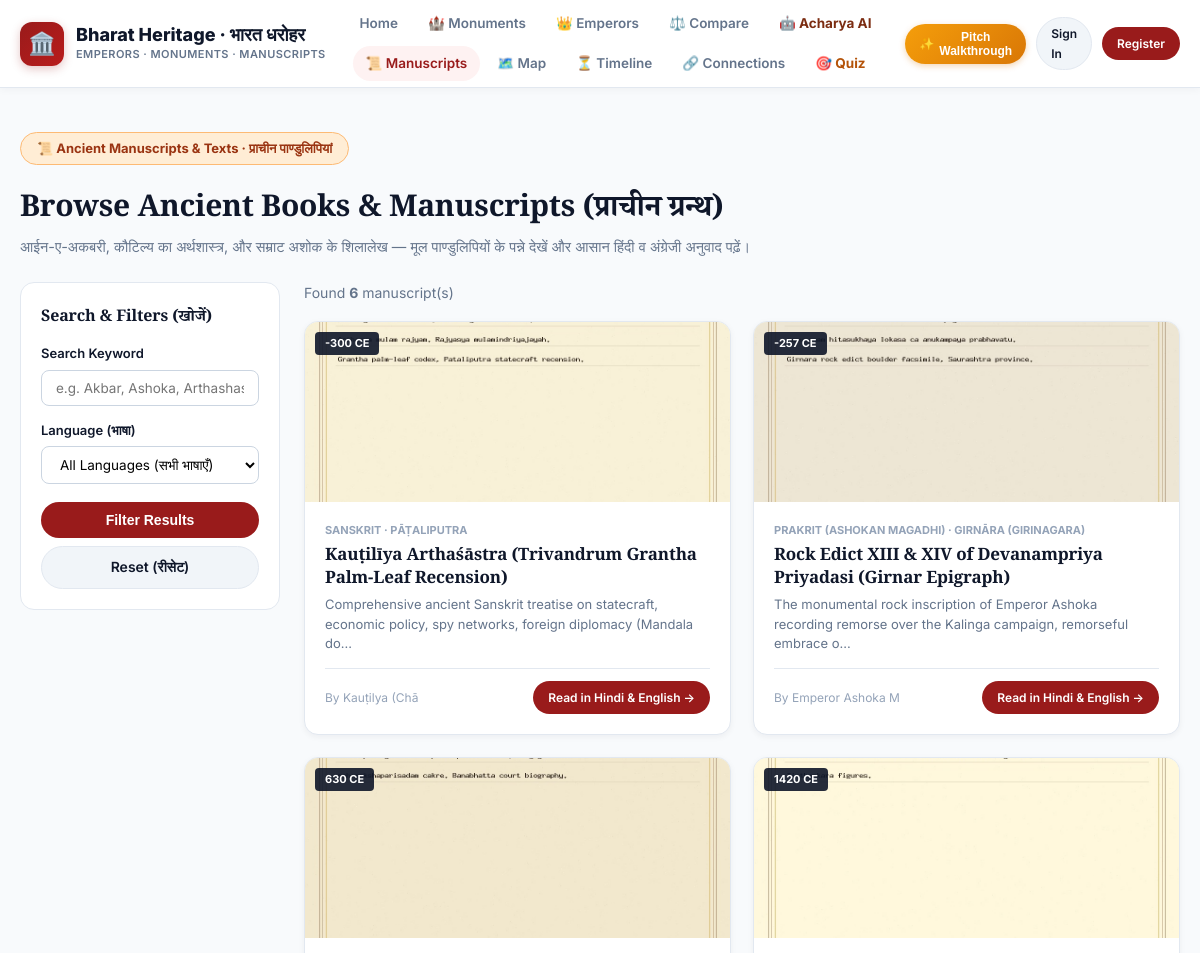
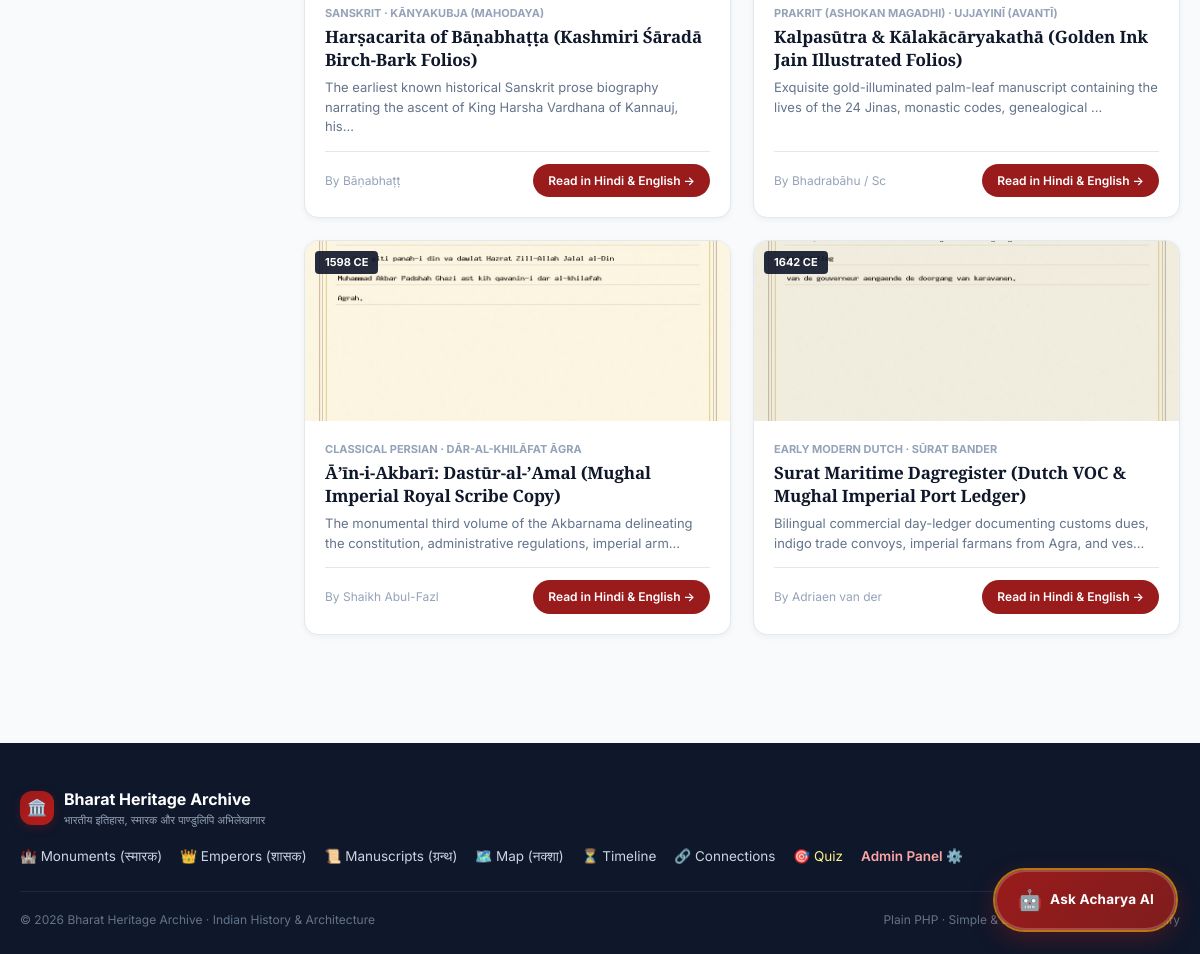
Screenshot of /search.php with the database file from the repository (2 pictures, top to bottom).
### tables this page shows
CREATE TABLE IF NOT EXISTS `manuscripts` (
  `id` INT UNSIGNED AUTO_INCREMENT PRIMARY KEY,
  `title` VARCHAR(255) NOT NULL,
  `author` VARCHAR(200) NULL DEFAULT 'Unknown / Anonymous',
  `language_id` INT UNSIGNED NOT NULL,
  `script` VARCHAR(100) NOT NULL,
  `era_start` INT NOT NULL,  
  `era_end` INT NULL,
  `origin_place_id` INT UNSIGNED NULL,
  `source_repository` VARCHAR(255) NOT NULL,
  `call_number` VARCHAR(100) NULL,
  `license` VARCHAR(100) NOT NULL DEFAULT 'Public Domain (Creative Commons Zero)',
  `access_level` ENUM('public', 'restricted', 'private') NOT NULL DEFAULT 'public',
  `status` ENUM('draft', 'processing', 'archived', 'published') NOT NULL DEFAULT 'published',
  `uploaded_by` INT UNSIGNED NULL,
  `thumbnail` VARCHAR(255) NULL,
  `summary` TEXT NULL,
  `created_at` DATETIME NOT NULL DEFAULT CURRENT_TIMESTAMP,
  `updated_at` DATETIME NOT NULL DEFAULT CURRENT_TIMESTAMP ON UPDATE CURRENT_TIMESTAMP,
  FULLTEXT KEY `ft_manuscript_search` (`title`, `author`, `summary`),
  INDEX `idx_era` (`era_start`, `era_end`),
  INDEX `idx_access` (`access_level`, `status`),
  CONSTRAINT `fk_manuscripts_lang` FOREIGN KEY (`language_id`) REFERENCES `languages` (`id`) ON DELETE RESTRICT,
  CONSTRAINT `fk_manuscripts_place` FOREIGN KEY (`origin_place_id`) REFERENCES `places` (`id`) ON DELETE SET NULL,
  CONSTRAINT `fk_manuscripts_user` FOREIGN KEY (`uploaded_by`) REFERENCES `users` (`id`) ON DELETE SET NULL
);

CREATE TABLE IF NOT EXISTS `languages` (
  `id` INT UNSIGNED AUTO_INCREMENT PRIMARY KEY,
  `name` VARCHAR(80) NOT NULL,
  `script` VARCHAR(80) NOT NULL,
  `iso_code` VARCHAR(10) NOT NULL,
  `direction` ENUM('ltr', 'rtl') NOT NULL DEFAULT 'ltr'
);

CREATE TABLE IF NOT EXISTS `places` (
  `id` INT UNSIGNED AUTO_INCREMENT PRIMARY KEY,
  `ancient_name` VARCHAR(150) NOT NULL,
  `modern_name` VARCHAR(150) NOT NULL,
  `lat` DECIMAL(10, 7) NOT NULL,
  `lng` DECIMAL(10, 7) NOT NULL,
  `region` VARCHAR(150) NULL,
  `country` VARCHAR(100) NOT NULL DEFAULT 'India',
  `notes` TEXT NULL,
  `created_at` DATETIME NOT NULL DEFAULT CURRENT_TIMESTAMP,
  INDEX `idx_places_coords` (`lat`, `lng`),
  INDEX `idx_places_names` (`ancient_name`, `modern_name`)
);

### public/search.php (the view, shortened to what this page needs)
<?php
$db = getDB();
$q = trim($_GET['q'] ?? '');
$sql = "SELECT m.*, l.name as language_name, p.ancient_name as place_ancient
        FROM manuscripts m
        JOIN languages l ON m.language_id = l.id
        LEFT JOIN places p ON m.origin_place_id = p.id
        WHERE m.status = 'published'";
$params = [];
$sql .= " ORDER BY m.era_start ASC";
$stmt = $db->prepare($sql);
$stmt->execute($params);
$manuscripts = $stmt->fetchAll();
require_once __DIR__ . '/header.php';
?>
<div style="margin-bottom: 24px;">
    <div class="hero-pill">
        📜 Ancient Manuscripts & Texts · प्राचीन पाण्डुलिपियां
    </div>
    <h1 style="font-size: 30px; color: var(--text-main); margin-bottom: 6px;">Browse Ancient Books & Manuscripts (प्राचीन ग्रन्थ)</h1>
    <p style="color: var(--text-muted); font-size: 14.5px;">
        आईन-ए-अकबरी, कौटिल्य का अर्थशास्त्र, और सम्राट अशोक के शिलालेख — मूल पाण्डुलिपियों के पन्ने देखें और आसान हिंदी व अंग्रेजी अनुवाद पढ़ें।
    </p>
</div>
<div style="display: grid; grid-template-columns: 260px 1fr; gap: 24px; align-items: start;">
    <aside style="background: var(--bg-surface); border: 1px solid var(--border-light); border-radius: var(--radius-md); padding: 20px; box-shadow: var(--shadow-xs);">
        <form action="/search.php" method="GET">
            <h3 style="font-size: 16px; margin-bottom: 14px;">Search & Filters (खोजें)</h3>
            <div class="form-group" style="margin-bottom: 14px;">
                <label class="form-label">Search Keyword</label>
                <input type="text" name="q" class="form-control" value="<?= htmlspecialchars($q) ?>" placeholder="e.g. Akbar, Ashoka, Arthashastra...">
            </div>
            <div class="form-group" style="margin-bottom: 18px;">
                <label class="form-label">Language (भाषा)</label>
                <select name="lang" class="form-control">
                    <option value="">All Languages (सभी भाषाएँ)</option>
                </select>
            </div>
            <button type="submit" class="btn btn-primary" style="width: 100%; margin-bottom: 8px;">Filter Results</button>
            <a href="/search.php" class="btn btn-secondary" style="width: 100%;">Reset (रीसेट)</a>
        </form>
    </aside>
    <main>
        <div style="font-size: 14px; color: var(--text-muted); margin-bottom: 16px;">
            Found <strong><?= count($manuscripts) ?></strong> manuscript(s)
        </div>
        <?php if (empty($manuscripts)): ?>
            <div style="background: var(--bg-surface); padding: 40px; text-align: center; border-radius: var(--radius-md); border: 1px solid var(--border-light);">
                <p style="color: var(--text-muted); font-size: 15px;">No documents match your query.</p>
                <a href="/search.php" class="btn btn-secondary btn-sm" style="margin-top: 10px;">Reset Search</a>
            </div>
        <?php else: ?>
            <div class="clean-grid">
                <?php foreach ($manuscripts as $m): ?>
                    <div class="clean-manuscript-card">
                        <div class="clean-card-img" style="height: 180px; background-image: url('<?= htmlspecialchars($m['thumbnail'] ?: '/assets/img/manuscript-ashoka.jpg') ?>');">
                            <span class="clean-card-pill"><?= $m['era_start'] ? $m['era_start'] . ' CE' : '' ?></span>
                        </div>
                        <div class="clean-card-body">
                            <div style="font-size: 11px; text-transform: uppercase; color: var(--text-faint); font-weight: 700; margin-bottom: 4px;">
                                <?= htmlspecialchars($m['language_name']) ?> · <?= htmlspecialchars($m['place_ancient'] ?? 'India') ?>
                            </div>
                            <h3 class="clean-card-title" style="font-size: 17px;">
                                <a href="/manuscript.php?id=<?= $m['id'] ?>"><?= htmlspecialchars($m['title']) ?></a>
                            </h3>
                            <p class="clean-card-desc" style="font-size: 13px; line-height: 1.5; color: var(--text-muted); margin-bottom: 14px;">
                                <?= htmlspecialchars(substr($m['summary'] ?? '', 0, 115)) ?>...
                            </p>
                            <div class="clean-card-footer">
                                <span style="font-size: 12px;">By <?= htmlspecialchars(substr($m['author'], 0, 16)) ?></span>
                                <a href="/manuscript.php?id=<?= $m['id'] ?>" class="btn btn-primary btn-sm">Read in Hindi & English →</a>
                            </div>
                        </div>
                    </div>
                <?php endforeach; ?>
            </div>
        <?php endif; ?>
    </main>
</div>
<?php require_once __DIR__ . '/footer.php'; ?>

### public/assets/css/style.css (style rules this page uses)
:root { --font-serif: 'Cinzel', 'Noto Serif Devanagari', 'Georgia', serif; --font-sans: 'Inter', -apple-system, BlinkMacSystemFont, 'Segoe UI', Roboto, sans-serif; --font-indic: 'Noto Sans Devanagari', 'Inter', sans-serif; --bg-page: #f8fafc; --bg-surface: #ffffff; --bg-surface-alt: #f1f5f9; --border-light: #e2e8f0; --border-hover: #cbd5e1; --text-main: #0f172a; --text-body: #334155; --text-muted: #64748b; --text-faint: #94a3b8; --primary: #991b1b; --primary-hover: #7f1d1d; --primary-light: #fef2f2; --accent-gold: #b45309; --accent-gold-light: #fffbeb; --radius-sm: 8px; --radius-md: 14px; --radius-lg: 20px; --radius-full: 9999px; --shadow-sm: 0 2px 6px rgba(15, 23, 42, 0.05); --shadow-md: 0 8px 24px rgba(15, 23, 42, 0.08); --shadow-lg: 0 16px 40px rgba(15, 23, 42, 0.12); --max-width: 1240px; }
*, *::before, *::after { box-sizing: border-box; margin: 0; padding: 0; }
body { font-family: var(--font-sans); background-color: var(--bg-page); color: var(--text-body); line-height: 1.6; -webkit-font-smoothing: antialiased; min-height: 100vh; display: flex; flex-direction: column; }
h1, h2, h3, h4, .brand-title { font-family: var(--font-serif); font-weight: 700; color: var(--text-main); letter-spacing: -0.01em; }
a { color: var(--primary); text-decoration: none; transition: all 0.15s ease; }
.btn { display: inline-flex; align-items: center; justify-content: center; gap: 6px; font-size: 14px; font-weight: 600; padding: 9px 18px; border-radius: var(--radius-full); border: 1px solid transparent; cursor: pointer; transition: all 0.15s ease; text-decoration: none; }
.btn-primary { background: var(--primary); color: #ffffff !important; }
.btn-secondary { background: var(--bg-surface-alt); color: var(--text-main); border-color: var(--border-light); }
.btn-sm { font-size: 12px; padding: 6px 14px; }
.hero-pill { display: inline-flex; align-items: center; gap: 6px; background: #ffedd5; color: #9a3412; font-size: 13px; font-weight: 700; padding: 5px 16px; border-radius: var(--radius-full); border: 1px solid #fdba74; margin-bottom: 16px; }
.clean-grid { display: grid; grid-template-columns: repeat(auto-fill, minmax(280px, 1fr)); gap: 22px; margin-bottom: 44px; }
.clean-manuscript-card { background: var(--bg-surface); border: 1px solid var(--border-light); border-radius: var(--radius-md); overflow: hidden; box-shadow: var(--shadow-sm); display: flex; flex-direction: column; transition: all 0.2s ease; }
.clean-card-img { height: 180px; background-size: cover; background-position: center; position: relative; background-color: #f1f5f9; }
.clean-card-pill { position: absolute; top: 10px; left: 10px; background: rgba(15, 23, 42, 0.9); color: #ffffff; padding: 3px 10px; font-size: 11px; font-weight: 700; border-radius: 4px; }
.clean-card-body { padding: 20px; flex: 1; display: flex; flex-direction: column; }
.clean-card-title { font-size: 17px; font-weight: 700; line-height: 1.35; margin-bottom: 6px; }
.clean-card-title a { color: var(--text-main); }
.clean-card-desc { font-size: 13.5px; color: var(--text-muted); line-height: 1.5; margin-bottom: 16px; flex: 1; }
.clean-card-footer { display: flex; align-items: center; justify-content: space-between; padding-top: 12px; border-top: 1px solid var(--border-light); font-size: 12px; color: var(--text-faint); }
.form-group { margin-bottom: 18px; }
.form-label { display: block; font-size: 13px; font-weight: 600; margin-bottom: 6px; color: var(--text-main); }
.form-control { width: 100%; padding: 9px 14px; border: 1px solid #cbd5e1; border-radius: var(--radius-sm); font-size: 13.5px; font-family: var(--font-sans); background: #ffffff; }

### rows the page displays
manuscripts: thumbnail (picture), era_start "-300", language.name "SANSKRIT", origin_place.ancient_name "PĀṬALIPUTRA", title "Kauṭilīya Arthaśāstra (Trivandrum Grantha Palm-Leaf Recension)", summary "Comprehensive ancient Sanskrit treatise on statecraft, economic policy, spy networks, foreign diplomacy (Mandala do", author "Kauṭilya (Chā"
manuscripts: thumbnail (picture), era_start "-257", language.name "PRAKRIT (ASHOKAN MAGADHI)", origin_place.ancient_name "GIRNĀRA (GIRINAGARA)", title "Rock Edict XIII & XIV of Devanampriya Priyadasi (Girnar Epigraph)", summary "The monumental rock inscription of Emperor Ashoka recording remorse over the Kalinga campaign, remorseful embrace o", author "Emperor Ashoka M"
manuscripts: thumbnail (picture), era_start "630", language.name "SANSKRIT", origin_place.ancient_name "KĀNYAKUBJA (MAHODAYA)", title "Harṣacarita of Bāṇabhaṭṭa (Kashmiri Śāradā Birch-Bark Folios)", summary "The earliest known historical Sanskrit prose biography narrating the ascent of King Harsha Vardhana of Kannauj, his", author "Bāṇabhaṭṭ"
manuscripts: thumbnail (picture), era_start "1420", language.name "PRAKRIT (ASHOKAN MAGADHI)", origin_place.ancient_name "UJJAYINĪ (AVANTĪ)", title "Kalpasūtra & Kālakācāryakathā (Golden Ink Jain Illustrated Folios)", summary "Exquisite gold-illuminated palm-leaf manuscript containing the lives of the 24 Jinas, monastic codes, genealogical", author "Bhadrabāhu / Sc"
manuscripts: thumbnail (picture), era_start "1598", language.name "CLASSICAL PERSIAN", origin_place.ancient_name "DĀR-AL-KHILĀFAT ĀGRA", title "Āʼīn-i-Akbarī: Dastūr-al-ʼAmal (Mughal Imperial Royal Scribe Copy)", summary "The monumental third volume of the Akbarnama delineating the constitution, administrative regulations, imperial arm", author "Shaikh Abul-Fazl"
manuscripts: thumbnail (picture), era_start "1642", language.name "EARLY MODERN DUTCH", origin_place.ancient_name "SŪRAT BANDER", title "Surat Maritime Dagregister (Dutch VOC & Mughal Imperial Port Ledger)", summary "Bilingual commercial day-ledger documenting customs dues, indigo trade convoys, imperial farmans from Agra, and ves", author "Adriaen van der"

### other values shown
count($manuscripts) "6"
